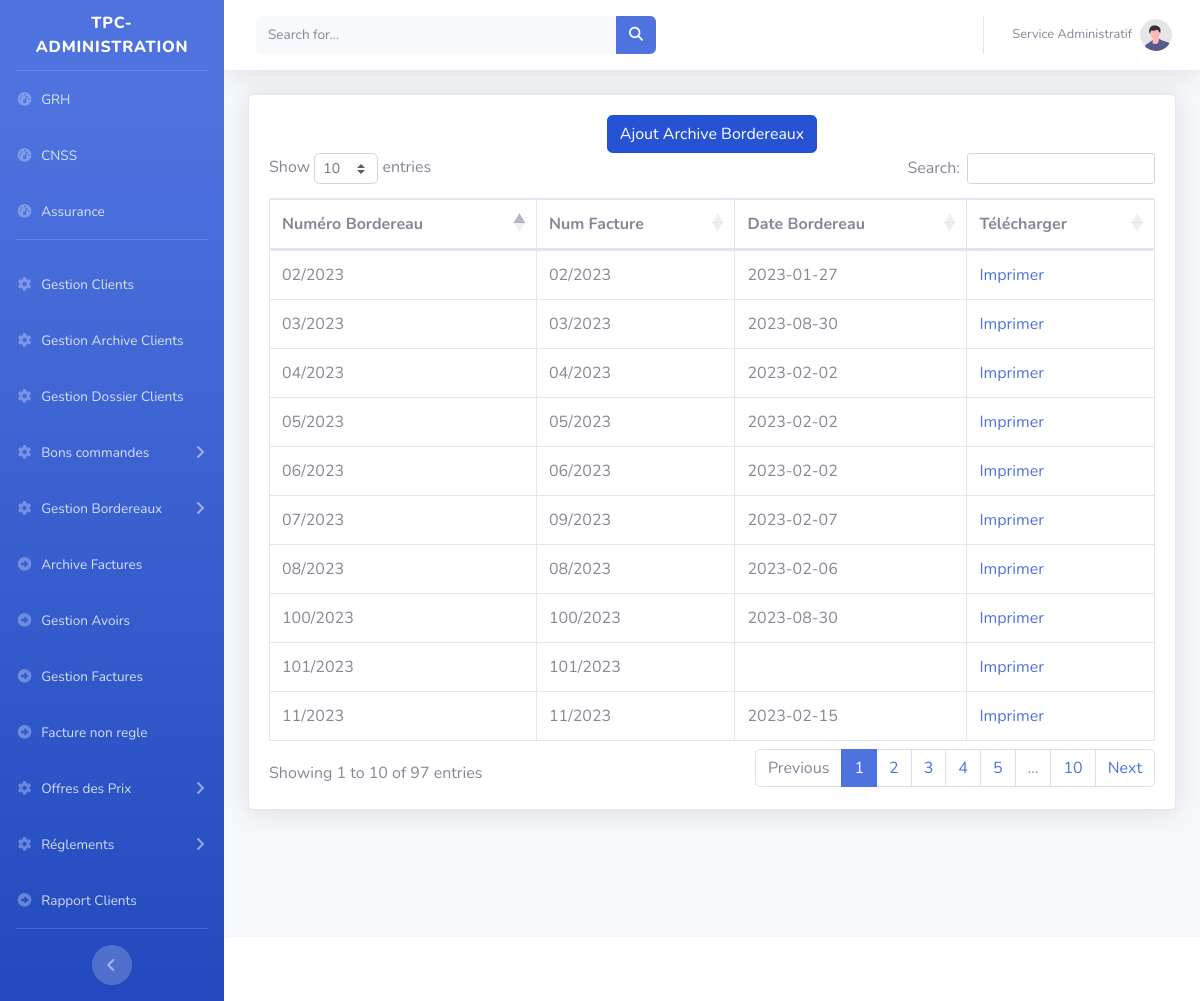
Page /main.php?Bordereaux&Archive on the committed database.
### tables this page shows
CREATE TABLE `archive_bordereaux` (
  `id` int(11) NOT NULL AUTO_INCREMENT,
  `num_bordereaux` varchar(11) NOT NULL,
  `date` varchar(10) NOT NULL,
  `num_fact` varchar(10) NOT NULL,
  `pieces_jointe` text NOT NULL,
  PRIMARY KEY (`id`),
  KEY `num_fact` (`num_fact`)
);

CREATE TABLE `archivefacture` (
  `id` int(11) NOT NULL AUTO_INCREMENT,
  `num_fact` varchar(32) NOT NULL,
  `client` int(11) DEFAULT NULL,
  `date` text DEFAULT NULL,
  `joindre` varchar(250) NOT NULL,
  `reglement` varchar(250) DEFAULT NULL,
  `typeReglement` varchar(250) DEFAULT NULL,
  `numcheque` varchar(250) DEFAULT NULL,
  `datecheque` varchar(250) DEFAULT NULL,
  `retenu` varchar(250) DEFAULT NULL,
  `Projets` text NOT NULL,
  PRIMARY KEY (`id`),
  KEY `client` (`client`),
  KEY `num_fact` (`num_fact`),
  KEY `idx_archivefacture_num_fact` (`num_fact`),
  CONSTRAINT `archivefacture_ibfk_1` FOREIGN KEY (`client`) REFERENCES `clients` (`id`) ON DELETE CASCADE ON UPDATE CASCADE
);

### class/connexion.db.php (called while the page is built)
<?php
function connexion(): PDO {
    $host = getenv('DB_HOST') ?: '127.0.0.1';
    $port = getenv('DB_PORT') ?: 3306;
    $db   = getenv('DB_NAME') ?: 'tpc';
    $user = getenv('DB_USER') ?: 'root';
    $pass = getenv('DB_PASSWORD') !== false ? getenv('DB_PASSWORD') : '';
    $dsn = "mysql:host=$host;port=$port;dbname=$db;charset=utf8mb4";
    $opts = [
        PDO::ATTR_ERRMODE            => PDO::ERRMODE_EXCEPTION,
        PDO::ATTR_DEFAULT_FETCH_MODE => PDO::FETCH_ASSOC,
        PDO::ATTR_EMULATE_PREPARES   => false,
    ];
    return new PDO($dsn, $user, $pass, $opts);
}

### class/Bordereaux.class.php (called while the page is built, shortened)
<?php
include_once 'connexion.db.php';
class Bordereaux{
	private $cnx;
	public function __construct(){$this->cnx=connexion();}
public function getAllARchive(){
		 $sql="SELECT * FROM archive_bordereaux as bd,archivefacture as f where bd.num_fact=f.num_fact";
		$req=$this->cnx->query($sql);
		$resultat=$req->fetchAll();
		return $resultat;
	}
}
$bordereau=new Bordereaux();

### pages/Bordereaux/Archive/AfficherArchive.php (the view)
<?php
include 'class/Bordereaux.class.php';
$ArchiveBordereaux=$bordereau->getAllARchive();
 ?>
                    <div class="card shadow mb-4">
                       <div style="width:100%;text-align:center" class="col-12">
                            <a href="?Bordereaux&Archive&Add" class="btn btn-primary active " style="position:relative; top:20px;"  >Ajout Archive Bordereaux</a>
							</div>
                        <div class="card-body">
                            <div class="table-responsive">
                                <table class="table table-bordered" id="dataTable" width="100%" cellspacing="0">
                                    <thead>
                                        <tr>
										    <th >Numéro Bordereau</th>
											<th >Num Facture</th>
											<th >Date Bordereau</th>
											<th >Télécharger</th>
                                        </tr>
                                    </thead>
                                    <tbody>
									<?php if(!empty($ArchiveBordereaux)){
										foreach($ArchiveBordereaux as $key){?>
											 <tr>
												<td>
												<?=$key['num_bordereaux']?>
												</td>
												 <td><?=$key['num_fact']?></td>
												<td><?=$key['date']?></td>
												   <td>
												   <a href="./pages/Bordereaux/Archive/bordereauxArchive_piecesJointe/<?=$key['pieces_jointe']?>">Imprimer</a></td>
											 </tr>
									<?php }}?>
									 </tbody>
                                </table>
                            </div>
                        </div>
                    </div>

### rows in the picture
archive_bordereaux: num_bordereaux "02/2023", archivefacture.num_fact "02/2023", archivefacture.date "2023-01-27"
archive_bordereaux: num_bordereaux "03/2023", archivefacture.num_fact "03/2023", archivefacture.date "2023-08-30"
archive_bordereaux: num_bordereaux "04/2023", archivefacture.num_fact "04/2023", archivefacture.date "2023-02-02"
archive_bordereaux: num_bordereaux "05/2023", archivefacture.num_fact "05/2023", archivefacture.date "2023-02-02"
archive_bordereaux: num_bordereaux "06/2023", archivefacture.num_fact "06/2023", archivefacture.date "2023-02-02"
archive_bordereaux: num_bordereaux "07/2023", archivefacture.num_fact "09/2023", archivefacture.date "2023-02-07"
archive_bordereaux: num_bordereaux "08/2023", archivefacture.num_fact "08/2023", archivefacture.date "2023-02-06"
archive_bordereaux: num_bordereaux "11/2023", archivefacture.num_fact "11/2023", archivefacture.date "2023-02-15"
archive_bordereaux: num_bordereaux "100/2023", archivefacture.num_fact "100/2023", archivefacture.date "2023-08-30"
archive_bordereaux: num_bordereaux "101/2023", archivefacture.num_fact "101/2023"
